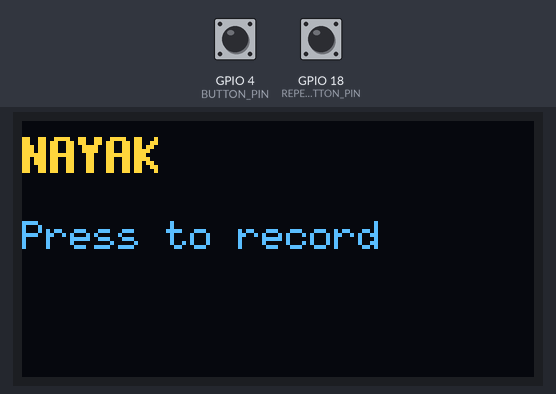
The sketch below on a simulated ESP32. Parts: 128×64 one-colour display. Inputs (shaded band) come from the test bench; at power-on: GPIO 4 (BUTTON_PIN) HIGH, GPIO 18 (REPEAT_BUTTON_PIN) HIGH. The OLED is the two-colour kind (top 16 rows yellow); I2S audio is not simulated (input reads silence); what the sketch prints to the serial monitor is not drawn.

Above: at 2.2 s.
2.3 s: GPIO 4 (BUTTON_PIN) pulled LOW for 0.15 s
At 3.3 s:
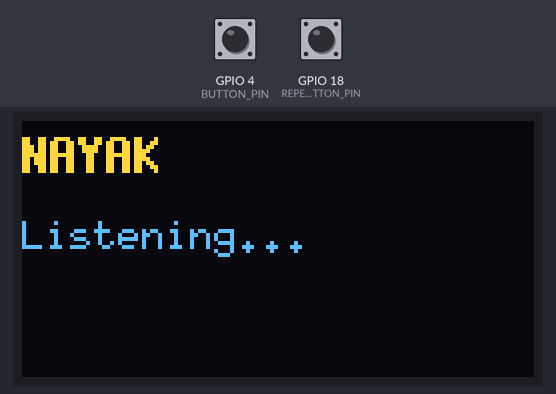
3.9 s: GPIO 4 (BUTTON_PIN) pulled LOW for 1 s
At 4.3 s:
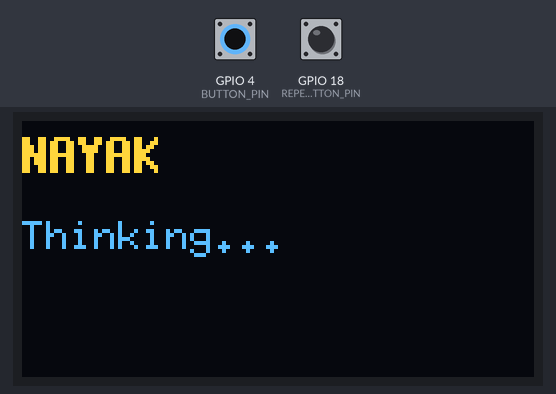
Timing chart, 0 to 6.9 s (numbered marks = the images above; inputs shaded):
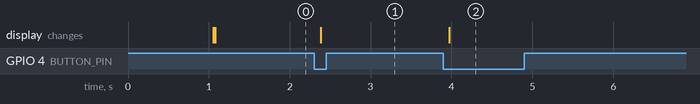

Measured:
- after the input at 2.3 s, the display: changes after 0.08 s (image 1)
- after the input at 3.9 s, the display: changes after 0.07 s (image 2)

The sketch:

esp32.ino
```cpp
#include <Arduino.h>
#include <Wire.h>
#include <U8g2lib.h>
#include "driver/i2s.h"

// ============================================================
// One ESP32 board doing mic recording + speaker playback + OLED
// status, using a SINGLE I2S peripheral (I2S_NUM_0), switched
// between RX (mic) and TX (speaker) at the natural handoff points:
//
//   1. Press RECORD button -> switch to mic mode, start recording
//   2. Press it again      -> stop recording, audio streams to PC
//   3. PC does STT -> backend -> TTS, then streams reply audio back
//   4. Right after recording stops, we switch to speaker mode and
//      wait for that reply; once it finishes playing, we switch
//      back to mic mode and return to idle.
//
//   Press REPEAT button (while idle) -> asks the PC to resend and
//      replay the last reply, without recording anything new.
//
// Some ESP32 boards/variants only expose one usable I2S peripheral,
// so this avoids ever requesting a second one (I2S_NUM_1).
// ============================================================

// ============================================================
// PINS
// ============================================================

#define BUTTON_PIN 4          // press to record / stop
#define REPEAT_BUTTON_PIN 18   // press to replay the last reply

#define OLED_SDA 21
#define OLED_SCL 22

#define I2S_PORT I2S_NUM_0

// Microphone (INMP441)
#define MIC_BCK_PIN 26
#define MIC_WS_PIN  25
#define MIC_SD_PIN  32

// Speaker (MAX98357A)
#define SPK_BCK_PIN  13
#define SPK_WS_PIN   33
#define SPK_DOUT_PIN 27

// ============================================================
// AUDIO CONFIG
// ============================================================

#define SAMPLE_RATE 16000
#define SERIAL_BAUD 921600

#define MIC_I2S_BUFFER_SAMPLES 256

// Digital volume gain applied to outgoing speaker audio.
// 1.0 = unchanged. Values above 1.0 boost volume but will clip
// (distort) if pushed too far, since 16-bit samples can't exceed
// +/-32767. Start around 1.3-1.8 and back off if it sounds harsh.
// For more volume than this can safely give you, look at the
// MAX98357A's GAIN pin instead (see README) - it's a hardware gain
// select (9/12/15/18 dB) independent of this software gain.
#define VOLUME_GAIN 1.6f

// Ring buffer for the SPEAKER path only.
// 64 KB ~= 2 seconds of 16kHz/16-bit/mono audio.
#define RING_BUFFER_SIZE 65536

#define FREE_REPORT_INTERVAL_MS 20

// ============================================================
// SYSTEM STATE
// ============================================================

enum SystemState {
    STATE_IDLE,
    STATE_RECORDING,
    STATE_WAITING_REPLY,
    STATE_PLAYING
};

volatile SystemState systemState = STATE_IDLE;

// True only while actively streaming AUD0..CHNK..AUD1 to the PC.
// The status task must stay silent during this window.
volatile bool isRecording = false;

// ============================================================
// I2S ROLE SWITCHING (single physical port, two configs)
// ============================================================

enum I2SRole {
    I2S_ROLE_NONE,
    I2S_ROLE_MIC,
    I2S_ROLE_SPEAKER
};

volatile I2SRole i2sRole = I2S_ROLE_NONE;

bool installMicRole()
{
    if (i2sRole == I2S_ROLE_MIC) return true;

    if (i2sRole != I2S_ROLE_NONE) {
        i2s_driver_uninstall(I2S_PORT);
        i2sRole = I2S_ROLE_NONE;
    }

    i2s_config_t config = {};
    config.mode = (i2s_mode_t)(I2S_MODE_MASTER | I2S_MODE_RX);
    config.sample_rate = SAMPLE_RATE;
    config.bits_per_sample = I2S_BITS_PER_SAMPLE_32BIT;
    config.channel_format = I2S_CHANNEL_FMT_ONLY_LEFT;
    config.communication_format = I2S_COMM_FORMAT_I2S;
    config.intr_alloc_flags = ESP_INTR_FLAG_LEVEL1;
    config.dma_buf_count = 8;
    config.dma_buf_len = 256;
    config.use_apll = false;
    config.tx_desc_auto_clear = false;
    config.fixed_mclk = 0;

    esp_err_t result = i2s_driver_install(I2S_PORT, &config, 0, NULL);
    if (result != ESP_OK) {
        Serial.printf("[ERROR] Mic driver install failed: %d\n", result);
        return false;
    }

    i2s_pin_config_t pins = {};
    pins.bck_io_num = MIC_BCK_PIN;
    pins.ws_io_num = MIC_WS_PIN;
    pins.data_out_num = I2S_PIN_NO_CHANGE;
    pins.data_in_num = MIC_SD_PIN;

    result = i2s_set_pin(I2S_PORT, &pins);
    if (result != ESP_OK) {
        Serial.printf("[ERROR] Mic set_pin failed: %d\n", result);
        return false;
    }

    i2s_zero_dma_buffer(I2S_PORT);
    i2sRole = I2S_ROLE_MIC;
    return true;
}

bool installSpeakerRole(esp_err_t *errorOut = nullptr)
{
    if (i2sRole == I2S_ROLE_SPEAKER) return true;

    if (i2sRole != I2S_ROLE_NONE) {
        i2s_driver_uninstall(I2S_PORT);
        i2sRole = I2S_ROLE_NONE;
    }

    i2s_config_t config = {
        .mode = (i2s_mode_t)(I2S_MODE_MASTER | I2S_MODE_TX),
        .sample_rate = SAMPLE_RATE,
        .bits_per_sample = I2S_BITS_PER_SAMPLE_16BIT,
        .channel_format = I2S_CHANNEL_FMT_ONLY_LEFT,
        .communication_format = I2S_COMM_FORMAT_STAND_I2S,
        .intr_alloc_flags = 0,
        .dma_buf_count = 8,
        .dma_buf_len = 256,
        .use_apll = false,
        .tx_desc_auto_clear = true,
        .fixed_mclk = 0
    };

    esp_err_t result = i2s_driver_install(I2S_PORT, &config, 0, NULL);
    if (result != ESP_OK) {
        Serial.printf("[ERROR] Speaker driver install failed: %d\n", result);
        if (errorOut) *errorOut = result;
        return false;
    }

    i2s_pin_config_t pins = {
        .bck_io_num = SPK_BCK_PIN,
        .ws_io_num = SPK_WS_PIN,
        .data_out_num = SPK_DOUT_PIN,
        .data_in_num = I2S_PIN_NO_CHANGE
    };

    result = i2s_set_pin(I2S_PORT, &pins);
    if (result != ESP_OK) {
        Serial.printf("[ERROR] Speaker set_pin failed: %d\n", result);
        if (errorOut) *errorOut = result;
        return false;
    }

    i2s_zero_dma_buffer(I2S_PORT);
    delay(50); // let the MAX98357A settle
    i2sRole = I2S_ROLE_SPEAKER;
    return true;
}

// ============================================================
// OLED
// ============================================================

U8G2_SH1106_128X64_NONAME_F_HW_I2C display(
    U8G2_R0,
    U8X8_PIN_NONE
);

SemaphoreHandle_t oledMutex;

void setDisplay(const char *text)
{
    xSemaphoreTake(oledMutex, portMAX_DELAY);

    display.clearBuffer();

    display.setFont(u8g2_font_7x13B_tr);
    display.drawStr(0, 13, "NAYAK");

    display.setFont(u8g2_font_6x10_tr);
    display.drawStr(0, 32, text);

    display.sendBuffer();

    xSemaphoreGive(oledMutex);
}

// ============================================================
// SPEAKER RING BUFFER (filled by serialReceiverTask,
// drained by speakerTask)
// ============================================================

uint8_t ringBuffer[RING_BUFFER_SIZE];

volatile size_t writePos = 0;
volatile size_t readPos  = 0;

portMUX_TYPE bufferMux = portMUX_INITIALIZER_UNLOCKED;

size_t bufferAvailable()
{
    portENTER_CRITICAL(&bufferMux);

    size_t available;
    if (writePos >= readPos) {
        available = writePos - readPos;
    } else {
        available = RING_BUFFER_SIZE - readPos + writePos;
    }

    portEXIT_CRITICAL(&bufferMux);
    return available;
}

size_t bufferFree()
{
    return RING_BUFFER_SIZE - bufferAvailable() - 1;
}

size_t bufferWrite(const uint8_t* data, size_t length)
{
    size_t written = 0;

    portENTER_CRITICAL(&bufferMux);

    while (written < length &&
           ((writePos + 1) % RING_BUFFER_SIZE) != readPos) {

        ringBuffer[writePos] = data[written];
        writePos++;
        if (writePos >= RING_BUFFER_SIZE) writePos = 0;
        written++;
    }

    portEXIT_CRITICAL(&bufferMux);

    written -= (written % 2);
    return written;
}

size_t bufferRead(uint8_t* data, size_t length)
{
    size_t bytesRead = 0;

    portENTER_CRITICAL(&bufferMux);

    while (bytesRead < length && readPos != writePos) {
        data[bytesRead] = ringBuffer[readPos];
        readPos++;
        if (readPos >= RING_BUFFER_SIZE) readPos = 0;
        bytesRead++;
    }

    portEXIT_CRITICAL(&bufferMux);
    return bytesRead;
}

void clearRingBuffer()
{
    portENTER_CRITICAL(&bufferMux);
    writePos = 0;
    readPos = 0;
    portEXIT_CRITICAL(&bufferMux);
}

// ============================================================
// SPEAKER PLAYBACK TASK (core 1)
// ============================================================
//
// Only actually calls i2s_write while i2sRole == I2S_ROLE_SPEAKER.
// It waits (without touching I2S at all) whenever the port is
// currently in mic mode.

void speakerTask(void* parameter)
{
    uint8_t i2sBuffer[1024];
    bool playing = false;

    while (true) {

        if (i2sRole != I2S_ROLE_SPEAKER) {
            // Port is busy being a microphone right now.
            vTaskDelay(pdMS_TO_TICKS(10));
            continue;
        }

        size_t available = bufferAvailable();

        if (!playing) {
            if (available >= (SAMPLE_RATE * 2 / 5)) { // ~200ms buffered
                playing = true;

                if (systemState == STATE_WAITING_REPLY) {
                    systemState = STATE_PLAYING;
                    setDisplay("Speaking...");
                }
            } else {
                vTaskDelay(pdMS_TO_TICKS(5));
                continue;
            }
        }

        size_t bytesToRead = min(sizeof(i2sBuffer), bufferAvailable());

        if (bytesToRead == 0) {
            // Reply finished playing.
            playing = false;
            i2s_zero_dma_buffer(I2S_PORT);

            if (systemState == STATE_PLAYING) {
                installMicRole();   // hand the port back to the mic
                systemState = STATE_IDLE;
                setDisplay("Press to record");
            }

            vTaskDelay(pdMS_TO_TICKS(10));
            continue;
        }

        size_t bytesRead = bufferRead(i2sBuffer, bytesToRead);

        int16_t* samples = (int16_t*)i2sBuffer;
        size_t sampleCount = bytesRead / 2;
        for (size_t i = 0; i < sampleCount; i++) {
            int32_t boosted = (int32_t)(samples[i] * VOLUME_GAIN);
            if (boosted > 32767) boosted = 32767;
            if (boosted < -32768) boosted = -32768;
            samples[i] = (int16_t)boosted;
        }

        size_t bytesWritten = 0;
        i2s_write(I2S_PORT, i2sBuffer, bytesRead, &bytesWritten, portMAX_DELAY);
    }
}

// ============================================================
// SERIAL -> RING BUFFER TASK (core 0)
// ============================================================

void serialReceiverTask(void* parameter)
{
    uint8_t buf[1024];

    while (true) {
        int available = Serial.available();

        if (available > 0) {
            size_t toRead = min((int)sizeof(buf), available);
            size_t got = Serial.readBytes((char*)buf, toRead);

            if (got > 0) {
                bufferWrite(buf, got);
            }
        } else {
            vTaskDelay(pdMS_TO_TICKS(1));
        }
    }
}

// ============================================================
// STATUS / FLOW-CONTROL TASK (core 0)
// ============================================================

void statusTask(void* parameter)
{
    while (true) {
        if (!isRecording) {
            size_t freeBytes = bufferFree();
            Serial.printf("FREE:%u\n", (unsigned)freeBytes);
        }

        vTaskDelay(pdMS_TO_TICKS(FREE_REPORT_INTERVAL_MS));
    }
}

// ============================================================
// RECORDING PROTOCOL (mic -> PC)
// ============================================================
//
// AUD0
//   CHNK <uint16 length> <audio bytes>
//   ...
// AUD1 <uint32 total_audio_bytes>
//
// isRecording gates the status task's Serial output so this stays
// a clean binary stream.

void sendChunkHeader(uint16_t length)
{
    Serial.write((const uint8_t *)"CHNK", 4);
    Serial.write((const uint8_t *)&length, sizeof(length));
}

void recordAndStream()
{
    int32_t rawSamples[MIC_I2S_BUFFER_SAMPLES];
    uint32_t totalBytes = 0;

    isRecording = true;
    systemState = STATE_RECORDING;
    setDisplay("Listening...");

    Serial.write((const uint8_t *)"AUD0", 4);
    Serial.flush();

    // Make sure the button from the START press is fully released
    // before we start checking for the STOP press below — otherwise
    // a still-held button ends the recording after a single chunk.
    while (digitalRead(BUTTON_PIN) == LOW) {
        delay(10);
    }
    delay(50);

    bool recording = true;

    while (recording) {
        size_t bytesRead = 0;

        esp_err_t result = i2s_read(
            I2S_PORT,
            rawSamples,
            sizeof(rawSamples),
            &bytesRead,
            portMAX_DELAY
        );

        if (result != ESP_OK || bytesRead == 0) {
            continue;
        }

        sendChunkHeader((uint16_t)bytesRead);
        Serial.write((const uint8_t *)rawSamples, bytesRead);
        totalBytes += bytesRead;

        if (digitalRead(BUTTON_PIN) == LOW) {
            delay(30);
            if (digitalRead(BUTTON_PIN) == LOW) {
                recording = false;
            }
        }
    }

    Serial.write((const uint8_t *)"AUD1", 4);
    Serial.write((const uint8_t *)&totalBytes, sizeof(totalBytes));
    Serial.flush();

    isRecording = false;

    // Hand the I2S port over to the speaker and get ready to
    // receive + play the reply.
    clearRingBuffer();

    systemState = STATE_WAITING_REPLY;
    setDisplay("Thinking...");

    esp_err_t speakerError = ESP_OK;
    if (!installSpeakerRole(&speakerError)) {
        char msg[32];
        snprintf(msg, sizeof(msg), "Spk FAIL code %d", (int)speakerError);
        setDisplay(msg);
    }
}

// ============================================================
// REPEAT PROTOCOL (asks the PC to resend the last reply)
// ============================================================
//
// RPT0
//
// Just a 4-byte marker — no binary framing follows it, so unlike
// AUD0 there's no need to silence the status task around it.

void requestRepeat()
{
    systemState = STATE_WAITING_REPLY;
    setDisplay("Repeating...");

    Serial.write((const uint8_t *)"RPT0", 4);
    Serial.flush();

    clearRingBuffer();

    esp_err_t speakerError = ESP_OK;
    if (!installSpeakerRole(&speakerError)) {
        char msg[32];
        snprintf(msg, sizeof(msg), "Spk FAIL code %d", (int)speakerError);
        setDisplay(msg);
    }
}

// ============================================================
// BUTTON HELPERS
// ============================================================

void waitForButtonRelease(int pin)
{
    while (digitalRead(pin) == LOW) {
        delay(10);
    }
    delay(50);
}

// ============================================================
// SETUP
// ============================================================

void setup()
{
    Serial.begin(SERIAL_BAUD);
    delay(1000);

    pinMode(BUTTON_PIN, INPUT_PULLUP);
    pinMode(REPEAT_BUTTON_PIN, INPUT_PULLUP);

    oledMutex = xSemaphoreCreateMutex();

    Wire.begin(OLED_SDA, OLED_SCL);
    display.begin();
    setDisplay("Booting...");

    if (!installMicRole()) {
        setDisplay("Mic init FAILED");
        while (true) delay(1000);
    }

    xTaskCreatePinnedToCore(serialReceiverTask, "SerialRx", 4096, NULL, 2, NULL, 0);
    xTaskCreatePinnedToCore(statusTask,         "Status",   2048, NULL, 1, NULL, 0);
    xTaskCreatePinnedToCore(speakerTask,        "Speaker",  4096, NULL, 3, NULL, 1);

    systemState = STATE_IDLE;
    setDisplay("Press to record");
}

// ============================================================
// LOOP (button handling + blocking recording)
// ============================================================

void loop()
{
    if (systemState == STATE_IDLE && i2sRole == I2S_ROLE_MIC) {

        if (digitalRead(BUTTON_PIN) == LOW) {
            delay(50);
            if (digitalRead(BUTTON_PIN) == LOW) {
                recordAndStream();   // blocks until second button press
                waitForButtonRelease(BUTTON_PIN);
            }
        }
        else if (digitalRead(REPEAT_BUTTON_PIN) == LOW) {
            delay(50);
            if (digitalRead(REPEAT_BUTTON_PIN) == LOW) {
                requestRepeat();
                waitForButtonRelease(REPEAT_BUTTON_PIN);
            }
        }
    }

    vTaskDelay(pdMS_TO_TICKS(20));
}
```
